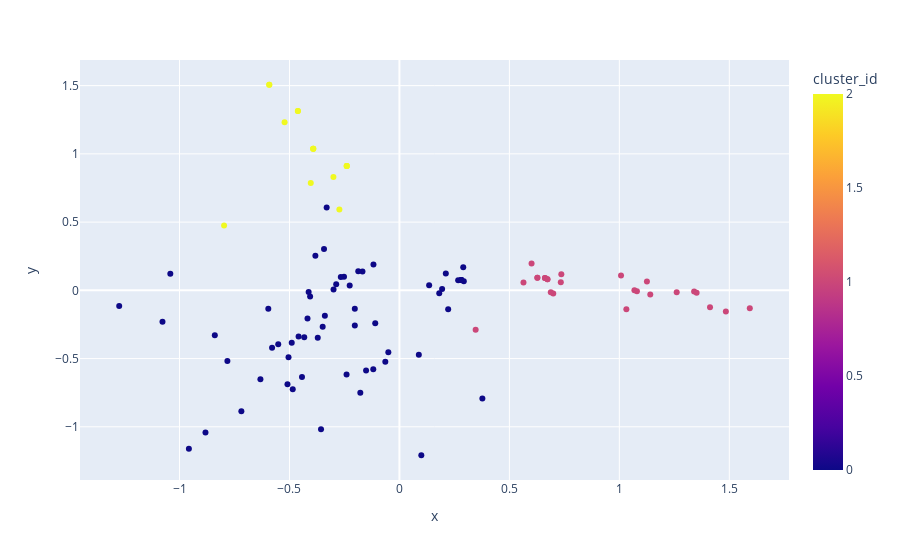

Source (notebook cell):
### Markdown cell above
What we've done is we've taken those columns of 0/1 indicator variables, and we've transformed them into a 2-D dataset. We took one column and arbitrarily called it `x` and then called the other `y`. Now we can throw each point into a scatterplot. We color coded each point based on it's cluster so it's easier to see them.

### Code cell
import plotly.express as px

fig = px.scatter(df, x=df.x, y=df.y, color='cluster_id')
fig.show()
